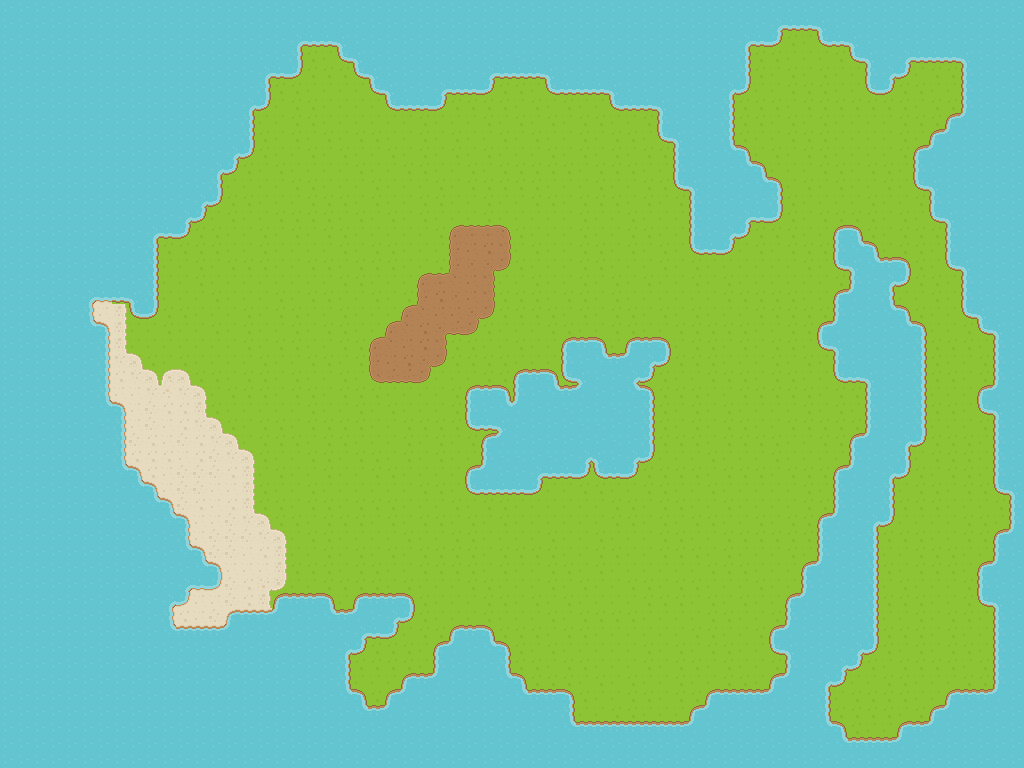

Rendered tile map (Tiled .tmx) drawn with the repository's tilesets; below, a short description and the full map source, tile grids included:
An orthogonal 64x48 tile map with 16x16 px tiles, 1 tile layer (terrain).

<map version="1.0" tiledversion="1.0.3" orientation="orthogonal" renderorder="right-down" width="64" height="48" tilewidth="16" tileheight="16" nextobjectid="1">
 <tileset firstgid="1" source="terrain.tsx" />
 <layer name="terrain" width="64" height="48">
  <data encoding="csv">
1,1,1,1,1,1,1,1,1,1,1,1,1,1,1,1,1,1,1,1,1,1,1,1,1,1,1,1,1,1,1,1,1,1,1,1,1,1,1,1,1,1,1,1,1,1,1,1,1,1,1,1,1,1,1,1,1,1,1,1,1,1,1,1,
1,1,1,1,1,1,1,1,1,1,1,1,1,1,1,1,1,1,1,1,1,1,1,1,1,1,1,1,1,1,1,1,1,1,1,1,1,1,1,1,1,1,1,1,1,1,1,1,31,64,64,32,1,1,1,1,1,1,1,1,1,1,1,1,
1,1,1,1,1,1,1,1,1,1,1,1,1,1,1,1,1,1,31,64,64,32,1,1,1,1,1,1,1,1,1,1,1,1,1,1,1,1,1,1,1,1,1,1,1,1,31,64,65,6,36,63,64,32,1,1,1,1,1,1,1,1,1,1,
1,1,1,1,1,1,1,1,1,1,1,1,1,1,1,1,1,1,35,6,36,63,32,1,1,1,1,1,1,1,1,1,2,1,1,1,1,1,1,1,1,1,1,1,1,1,35,6,6,36,36,36,6,63,32,1,31,64,64,64,32,1,1,1,
1,1,1,1,1,1,1,1,1,1,1,1,1,1,1,1,31,64,65,6,6,6,63,32,1,1,1,1,1,1,31,64,64,64,32,1,1,1,1,1,1,1,1,1,1,1,35,6,36,6,36,6,36,36,33,31,65,36,6,6,33,1,1,1,
1,1,1,1,1,1,1,1,1,1,1,1,1,1,1,1,35,6,6,36,36,36,36,63,32,1,1,31,64,64,65,6,6,36,63,64,64,64,32,1,1,1,1,1,1,31,65,36,36,6,6,6,36,36,63,65,6,6,36,36,33,1,1,1,
1,1,1,1,1,1,1,1,1,1,1,1,1,1,1,31,65,36,6,6,36,36,36,36,63,64,64,65,6,6,6,6,36,6,36,6,36,36,63,64,64,32,1,1,1,35,6,6,6,36,6,6,6,6,6,6,6,36,6,6,33,1,1,1,
1,1,1,1,1,1,1,1,1,1,1,1,1,1,1,35,36,36,6,6,36,36,36,36,36,36,6,36,36,36,6,36,6,36,6,36,6,6,36,36,6,33,1,1,1,35,6,6,36,6,36,6,36,36,36,36,6,6,6,3,62,1,1,1,
1,1,1,1,1,1,1,1,1,1,1,1,1,1,1,35,6,36,6,36,6,36,6,6,36,36,6,36,6,36,36,6,36,6,36,36,6,36,6,6,36,63,32,1,1,35,6,36,36,6,6,6,36,36,36,36,6,36,3,62,1,1,1,1,
1,1,1,1,1,1,1,1,1,1,1,1,1,1,31,65,6,36,36,6,36,6,36,36,6,36,6,36,6,36,6,36,36,36,6,36,6,36,6,36,6,6,33,1,1,61,5,36,6,36,6,6,36,36,36,36,6,3,62,1,1,1,1,1,
1,1,1,1,1,1,1,1,1,1,1,1,1,31,65,6,36,6,36,36,36,36,6,36,36,6,6,36,36,6,36,6,6,6,6,6,36,6,6,6,36,36,33,1,1,1,61,5,36,36,36,6,6,36,6,6,36,33,1,1,1,1,1,1,
1,1,1,1,1,1,1,1,1,1,1,1,1,35,36,36,36,36,6,6,36,36,36,6,36,36,36,6,36,6,6,6,6,6,36,36,36,6,36,36,6,6,63,32,1,1,1,61,5,36,6,36,6,36,36,6,36,63,32,1,1,1,1,1,
1,1,1,1,1,1,1,1,1,1,1,1,31,65,6,6,36,36,36,6,6,6,36,6,36,36,6,6,36,36,6,36,36,6,6,36,6,6,6,36,6,36,6,33,1,1,1,1,35,6,36,36,36,36,6,36,36,6,33,1,1,1,1,1,
1,1,1,1,1,1,1,1,1,1,1,31,65,36,6,36,36,6,6,6,6,36,6,36,6,36,6,36,36,36,6,36,36,36,36,36,6,36,36,6,36,36,36,33,1,1,31,64,65,6,36,6,6,6,6,36,6,36,63,32,1,1,1,1,
1,1,1,1,1,1,1,1,1,31,64,65,6,6,36,36,6,36,6,36,6,6,36,36,36,36,36,6,128,129,129,130,6,36,36,36,6,36,36,6,6,36,36,33,1,31,65,6,6,6,36,36,3,5,6,36,6,6,6,33,1,1,1,1,
1,1,1,1,1,1,1,1,1,35,6,6,6,6,36,36,6,36,36,36,36,6,36,6,6,36,36,36,158,37,7,160,36,6,36,36,6,6,36,6,36,6,36,63,64,65,36,6,36,6,6,6,33,61,5,36,6,6,36,33,1,1,1,1,
1,1,1,1,1,1,1,1,1,35,36,36,6,36,6,6,6,36,36,6,6,36,6,6,6,36,36,6,158,159,126,190,6,36,36,36,6,6,36,36,36,6,36,6,36,36,36,36,36,36,6,36,63,32,61,4,5,6,36,63,32,1,1,1,
1,1,1,1,1,1,1,1,1,35,36,36,6,36,36,36,36,36,36,36,36,6,6,36,36,36,128,129,157,37,160,36,36,6,36,36,6,36,6,36,6,36,36,6,36,6,36,36,36,36,36,36,6,33,1,31,65,6,6,36,33,1,1,1,
1,1,1,1,1,211,244,64,32,35,36,36,36,6,36,36,36,6,36,6,6,36,36,6,36,6,158,7,159,37,160,6,6,6,36,6,6,36,6,36,36,36,36,36,36,6,6,6,6,6,36,36,3,62,1,35,36,36,6,36,33,1,1,1,
1,1,1,1,1,215,39,165,63,65,6,6,36,36,36,6,36,6,6,36,36,6,36,36,36,128,157,37,37,126,190,6,6,6,6,36,6,36,6,6,36,6,36,6,36,36,36,6,6,6,6,6,33,1,1,61,5,6,36,36,63,32,1,1,
1,1,1,1,1,241,185,165,36,36,6,36,36,6,36,6,36,36,6,36,6,6,36,36,128,157,7,126,189,190,6,36,36,36,6,6,36,36,6,6,36,36,6,6,6,6,6,36,36,6,6,3,62,1,1,1,61,5,36,36,6,63,32,1,
1,1,1,1,1,1,215,165,36,36,36,36,36,36,36,6,36,6,6,36,36,6,6,128,157,37,7,160,6,6,36,36,6,36,36,3,4,5,36,3,4,5,36,6,6,36,6,36,6,6,36,63,32,1,1,1,1,35,6,6,6,36,33,1,
1,1,1,1,1,1,215,161,135,6,36,6,36,36,36,36,6,36,36,6,6,36,6,158,37,7,126,190,6,6,6,6,36,36,36,33,124,61,4,62,31,65,6,6,6,36,36,36,6,36,6,36,33,1,1,1,1,35,6,36,36,6,33,1,
1,1,1,1,1,1,215,9,161,135,133,135,6,6,36,6,6,36,6,36,36,6,36,188,189,189,190,36,36,36,6,6,3,4,5,63,32,214,1,31,65,6,36,36,6,6,6,36,6,6,36,36,63,64,32,1,1,35,6,6,36,6,33,1,
1,1,1,1,1,1,215,39,39,161,162,161,135,36,6,6,6,36,6,6,36,6,6,6,36,36,36,36,6,3,4,5,33,214,61,4,62,1,214,61,5,6,6,6,36,36,6,6,6,6,6,36,6,6,33,1,1,35,36,36,36,3,62,1,
1,1,1,1,1,1,241,185,39,164,9,9,165,6,36,36,36,36,36,6,36,36,6,36,6,36,36,36,6,33,1,61,62,34,214,2,1,34,2,214,35,6,36,6,36,6,36,36,36,36,6,36,6,36,33,1,1,35,6,6,36,63,32,1,
1,1,1,1,1,1,2,215,39,164,39,9,161,135,6,36,6,6,36,6,6,6,6,36,36,6,6,6,6,63,64,32,124,214,34,1,2,2,1,1,35,6,36,6,36,6,6,36,36,6,6,6,6,6,33,1,1,35,36,36,36,6,33,1,
1,1,1,1,1,1,1,215,164,9,39,164,9,161,135,36,6,6,6,36,6,6,36,36,36,6,36,6,36,6,3,62,1,214,1,214,124,124,2,34,35,6,6,6,36,6,6,6,6,36,36,6,6,3,62,1,31,65,6,6,6,36,33,1,
1,1,1,1,1,1,1,215,9,9,9,39,9,164,161,135,6,36,36,6,6,36,6,6,36,6,36,6,36,36,33,2,2,1,2,124,31,32,214,31,65,36,36,36,6,36,36,36,6,36,36,36,36,33,1,1,35,36,6,6,6,36,33,1,
1,1,1,1,1,1,1,241,185,9,39,164,164,164,9,165,36,6,36,36,6,36,36,6,6,36,36,36,36,3,62,34,1,31,64,64,65,63,64,65,6,6,6,6,36,6,6,6,36,6,6,6,3,62,1,31,65,6,36,6,6,36,33,1,
1,1,1,1,1,1,1,1,241,185,39,164,164,39,39,165,6,36,36,6,36,36,36,36,36,36,6,6,36,63,64,64,64,65,36,36,6,6,36,36,6,6,36,36,6,36,36,36,36,36,6,36,33,1,1,35,36,6,6,36,6,6,63,32,
1,1,1,1,1,1,1,1,1,241,185,164,9,39,9,165,6,6,36,6,6,36,6,6,6,36,36,36,6,36,6,6,36,36,36,36,36,36,6,6,36,6,6,36,36,6,36,36,36,36,6,6,33,1,1,35,6,6,6,36,36,36,6,33,
1,1,1,1,1,1,1,1,1,1,241,185,39,39,164,161,135,6,6,36,6,6,6,36,6,36,6,6,36,6,36,6,36,36,36,36,36,36,6,6,36,6,36,6,6,36,36,6,36,6,6,3,62,1,31,65,36,36,36,36,6,6,36,33,
1,1,1,1,1,1,1,1,1,1,1,215,39,164,164,164,161,135,36,6,6,36,36,36,36,6,36,36,6,6,36,36,36,36,6,36,36,6,36,36,36,6,6,36,36,6,6,6,6,6,6,33,1,1,35,6,6,6,36,36,6,6,3,62,
1,1,1,1,1,1,1,1,1,1,1,241,185,164,164,39,9,165,36,36,6,36,6,36,6,36,6,6,6,6,36,6,6,6,6,36,36,6,6,36,36,6,6,6,36,6,36,36,36,6,36,33,1,1,35,36,36,6,6,6,36,36,33,1,
1,1,1,1,1,1,1,1,1,1,1,1,241,185,39,39,39,165,6,6,6,36,6,6,36,36,6,6,6,6,36,6,36,36,6,6,36,6,36,36,36,36,36,36,6,6,6,36,36,36,3,62,1,1,35,6,36,6,6,6,36,3,62,1,
1,1,1,1,1,1,1,1,1,1,1,211,244,245,164,9,131,195,36,36,6,6,6,6,36,6,36,36,36,6,6,36,36,36,6,36,6,36,36,6,6,36,6,6,36,36,36,6,36,36,33,1,1,1,35,36,6,36,36,36,6,33,1,1,
1,1,1,1,1,1,1,1,1,1,211,245,39,39,164,9,165,3,4,4,5,36,3,4,4,5,6,36,36,36,6,6,36,6,36,6,36,36,36,36,6,6,6,36,6,36,6,36,36,3,62,1,1,1,35,6,6,6,36,36,6,63,32,1,
1,1,1,1,1,1,1,1,1,1,215,9,39,164,183,184,184,62,1,1,61,4,62,1,31,65,6,36,36,36,6,36,36,36,6,36,6,6,6,6,36,36,36,36,6,6,36,36,6,33,1,1,1,1,35,36,36,6,36,6,6,36,33,1,
1,1,1,1,1,1,1,1,1,1,241,184,184,184,242,1,1,1,1,1,1,1,31,64,65,36,6,6,3,4,5,6,6,6,36,6,6,36,36,36,36,36,36,6,6,36,36,6,3,62,1,1,1,1,35,6,6,6,36,6,36,36,33,1,
1,1,1,1,1,1,1,1,1,1,1,1,1,1,1,1,1,1,1,1,1,31,65,6,6,6,36,3,62,1,61,5,6,36,6,36,36,36,36,36,6,36,6,36,6,6,36,36,63,32,1,1,1,31,65,6,36,6,36,6,6,36,33,1,
1,1,1,1,1,1,1,1,1,1,1,1,1,1,1,1,1,1,1,1,1,35,6,6,6,6,36,33,1,1,1,35,6,6,36,6,6,36,36,36,6,36,6,6,36,6,36,36,6,33,1,1,31,65,6,36,6,6,6,6,36,6,33,1,
1,1,1,1,1,1,1,1,1,1,1,1,1,1,1,1,1,1,1,1,1,35,36,36,36,3,4,62,1,1,1,61,5,6,6,6,36,6,36,6,36,36,6,36,36,6,6,36,3,62,1,31,65,36,36,6,6,36,36,36,6,6,33,1,
1,1,1,1,1,1,1,1,1,1,1,1,1,1,1,1,1,1,1,1,1,61,5,6,3,62,1,1,1,1,1,1,61,4,4,5,6,36,36,6,6,36,6,6,3,4,4,4,62,1,1,35,36,6,6,6,6,36,36,3,4,4,62,1,
1,1,1,1,1,1,1,1,1,1,1,1,1,1,1,1,1,1,1,1,1,1,61,4,62,1,1,1,1,1,1,1,1,1,1,35,36,36,6,6,36,36,36,3,62,1,1,1,1,1,1,35,6,6,6,6,36,6,3,62,1,1,1,1,
1,1,1,1,1,1,1,1,1,1,1,1,1,1,1,1,1,1,1,1,1,1,1,1,1,1,1,1,1,1,1,1,1,1,1,61,4,4,4,4,4,4,4,62,1,1,1,1,1,1,1,61,5,6,36,36,3,4,62,1,1,1,1,1,
1,1,1,1,1,1,1,1,1,1,1,1,1,1,1,1,1,1,1,1,1,1,1,1,1,1,1,1,1,1,1,1,1,1,1,1,1,1,1,1,1,1,1,1,1,1,1,1,1,1,1,1,61,4,4,4,62,1,1,1,1,1,1,1,
1,1,1,1,1,1,1,1,1,1,1,1,1,1,1,1,1,1,1,1,1,1,1,1,1,1,1,1,1,1,1,1,1,1,1,1,1,1,1,1,1,1,1,1,1,1,1,1,1,1,1,1,1,1,1,1,1,1,1,1,1,1,1,1
</data>
 </layer>
</map>